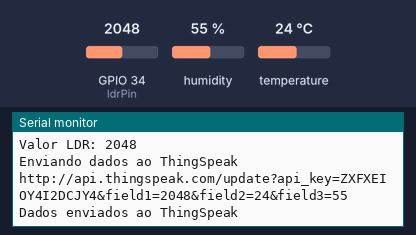
The sketch below on a simulated ESP32. On the bench: the last lines printed to the serial monitor. The test bench sets the inputs (shaded band); at power-on: humidity 55 %, GPIO 34 (ldrPin) = 2048, temperature 24 °C. WiFi joins after 1.5 s; servers stay silent unless stated; web services answer with replies made up by the test bench.

Above: at 3.2 s.
3.3 s: humidity set to 22 %
10.9 s: GPIO 34 (ldrPin) set to 2866
At 12.38 s:
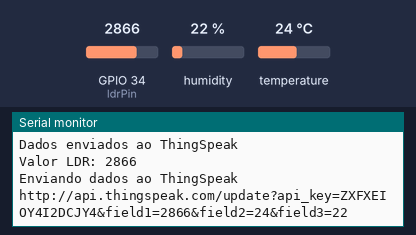
18.5 s: temperature set to 12 °C
At 23.2 s:
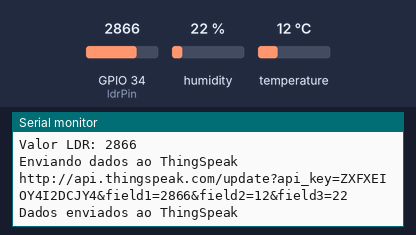
26.1 s: GPIO 34 (ldrPin) set to 3603
At 33.5 s:
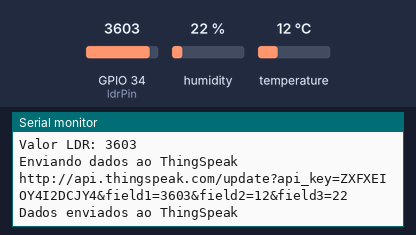
33.7 s: humidity set to 40 %
Timing chart, 0 to 36.7 s (numbered marks = the images above; inputs shaded):
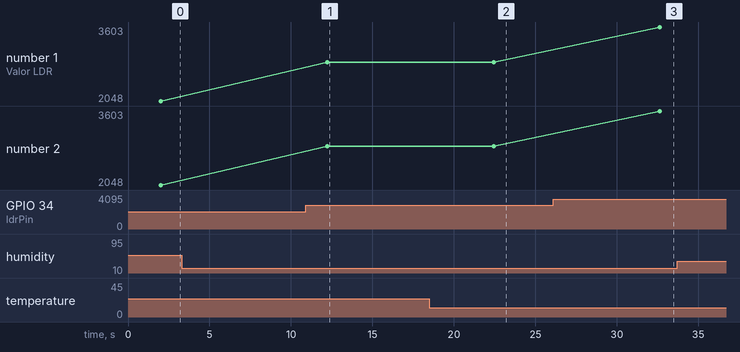

Measured:
- after the input at 10.9 s, the serial monitor: prints a new line after 1.3 s (image 1)
- after the input at 18.5 s, the serial monitor: prints a new line after 3.9 s (image 2)
- after the input at 26.1 s, the serial monitor: prints a new line after 6.5 s (image 3)
- plotted number 1: 2048 → 2866 after the input at 10.9 s, 2866 → 3603 after the input at 26.1 s
- plotted number 2: 2048 → 2866 after the input at 10.9 s, 2866 → 3603 after the input at 26.1 s

The sketch:

c_digo.ino
```cpp
#include <WiFi.h>
#include <HTTPClient.h>
#include <DHT.h>

/*
Autores: Leonardo Borges da Costa, Enzo Amá fatobene, Paulo Henrique Barboza de Oliveira Ramos,João Victor Rodrigues Mattos, Pedro Henrique araújo de Abreu
Descrição: PoC Smart Lamp - ESP32 com DHT11 e LDR
Função: Ler temperatura, umidade e luminosidade e enviar para ThingSpeak
*/

// Conecta o ESP32 à rede Wi-Fi, usando as credenciais definidas abaixo
const char* ssid = "Wokwi-GUEST";
const char* password = "";

// Envia dados ao ThingSpeak; substitua pela sua chave de API e ID do canal
const char* apiKey = "ZXFXEIOY4I2DCJY4";
const char* channelID = "2413566";

// Lê o valor de luminosidade do LDR através deste pino analógico
const int ldrPin = 34; // Esses seguintes inteiros só representam os pinos para conexão
const int dhtPin = 2;
#define DHTTYPE DHT22
DHT dht(dhtPin, DHTTYPE); // Indicando o tipo de DHT

void setup() {
  Serial.begin(115200);
  connectWiFi(); // Chamamamos o método que conecta ao wifi
  dht.begin(); // Iniciamos o sensor DHT
}

void loop() {
  // Captura o valor atual do LDR para medir a intensidade da luz ambiente
  int ldrValue = analogRead(ldrPin);
  float humi = dht.readHumidity();
  float temp = dht.readTemperature();

  // Printa o valor do LDR
  Serial.print("Valor LDR: ");
  Serial.println(ldrValue);

  // Evia os dados ao thingSpeak
  dadosThingSpeak(ldrValue,temp,humi);

  // delay leve de 10 segundos
  delay(10000);
}

void connectWiFi() {
  Serial.println("Conectando ao WiFi");
  WiFi.begin(ssid, password);

  while (WiFi.status() != WL_CONNECTED) {
    delay(1000);
    Serial.println("Conectando...");
  }

  Serial.println("Conectado ao WiFi");
}

void dadosThingSpeak(int value, int temperatura, int umidade) {
  HTTPClient http;

  String url = "http://api.thingspeak.com/update?api_key=" + String(apiKey) + "&field1=" + String(value) + "&field2=" + String(temperatura) + "&field3=" + String(umidade);

  Serial.println("Enviando dados ao ThingSpeak");
  Serial.println(url);

  if (http.begin(url)) {
    int httpResponseCode = http.GET();
    if (httpResponseCode == 200) {
      Serial.println("Dados enviados ao ThingSpeak");
    } else {
      Serial.print("Erro. segue httpResponse ");
      Serial.println(httpResponseCode);
    }
    http.end();
  } else {
    Serial.println("Erro na inicialização http");
  }
}
 
```
